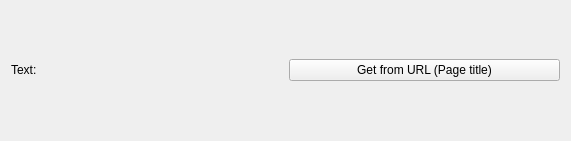
<?xml version="1.0" encoding="UTF-8"?>
<ui version="4.0">
 <class>TextEditPropsWidget</class>
 <widget class="QWidget" name="TextEditPropsWidget">
  <property name="geometry">
   <rect>
    <x>0</x>
    <y>0</y>
    <width>571</width>
    <height>141</height>
   </rect>
  </property>
  <property name="sizePolicy">
   <sizepolicy hsizetype="Preferred" vsizetype="Preferred">
    <horstretch>0</horstretch>
    <verstretch>0</verstretch>
   </sizepolicy>
  </property>
  <property name="maximumSize">
   <size>
    <width>16777215</width>
    <height>16777215</height>
   </size>
  </property>
  <property name="windowTitle">
   <string>TextEditPropsWidget</string>
  </property>
  <layout class="QVBoxLayout" name="verticalLayout">
   <item>
    <layout class="QHBoxLayout" name="helperHorizontalLayout">
     <property name="topMargin">
      <number>0</number>
     </property>
     <item>
      <widget class="QLabel" name="label">
       <property name="text">
        <string>Text:</string>
       </property>
      </widget>
     </item>
     <item>
      <widget class="QPushButton" name="get_title_button">
       <property name="text">
        <string>Get from URL (Page title)</string>
       </property>
      </widget>
     </item>
    </layout>
   </item>
  </layout>
 </widget>
 <resources/>
 <connections/>
</ui>
